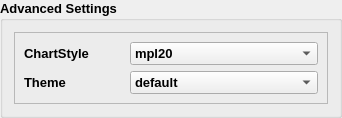
          <widget class="QGroupBox" name="advanced_setting_group_box">
           <property name="font">
            <font>
             <pointsize>10</pointsize>
             <bold>true</bold>
            </font>
           </property>
           <property name="title">
            <string>Advanced Settings</string>
           </property>
           <layout class="QGridLayout" name="gridLayout_10">
            <item row="0" column="1">
             <widget class="QFrame" name="frame">
              <property name="frameShape">
               <enum>QFrame::Shape::StyledPanel</enum>
              </property>
              <property name="frameShadow">
               <enum>QFrame::Shadow::Raised</enum>
              </property>
              <layout class="QGridLayout" name="gridLayout_11">
               <item row="0" column="1">
                <widget class="QComboBox" name="as_style_combo">
                 <item>
                  <property name="text">
                   <string>mpl20</string>
                  </property>
                 </item>
                 <item>
                  <property name="text">
                   <string>Solarize_Light2</string>
                  </property>
                 </item>
                 <item>
                  <property name="text">
                   <string>_classic_test_patch</string>
                  </property>
                 </item>
                 <item>
                  <property name="text">
                   <string>_mpl-gallery</string>
                  </property>
                 </item>
                 <item>
                  <property name="text">
                   <string>_mpl-gallery-nogrid</string>
                  </property>
                 </item>
                 <item>
                  <property name="text">
                   <string>bmh</string>
                  </property>
                 </item>
                 <item>
                  <property name="text">
                   <string>classic</string>
                  </property>
                 </item>
                 <item>
                  <property name="text">
                   <string>dark_background</string>
                  </property>
                 </item>
                 <item>
                  <property name="text">
                   <string>fast</string>
                  </property>
                 </item>
                 <item>
                  <property name="text">
                   <string>fivethirtyeight</string>
                  </property>
                 </item>
                 <item>
                  <property name="text">
                   <string>ggplot</string>
                  </property>
                 </item>
                 <item>
                  <property name="text">
                   <string>grayscale</string>
                  </property>
                 </item>
                 <item>
                  <property name="text">
                   <string>seaborn-v0_8</string>
                  </property>
                 </item>
                 <item>
                  <property name="text">
                   <string>seaborn-v0_8-bright</string>
                  </property>
                 </item>
                 <item>
                  <property name="text">
                   <string>seaborn-v0_8-colorblind</string>
                  </property>
                 </item>
                 <item>
                  <property name="text">
                   <string>seaborn-v0_8-dark</string>
                  </property>
                 </item>
                 <item>
                  <property name="text">
                   <string>seaborn-v0_8-dark-palette</string>
                  </property>
                 </item>
                 <item>
                  <property name="text">
                   <string>seaborn-v0_8-darkgrid</string>
                  </property>
                 </item>
                 <item>
                  <property name="text">
                   <string>seaborn-v0_8-deep</string>
                  </property>
                 </item>
                 <item>
                  <property name="text">
                   <string>seaborn-v0_8-muted</string>
                  </property>
                 </item>
                 <item>
                  <property name="text">
                   <string>seaborn-v0_8-notebook</string>
                  </property>
                 </item>
                 <item>
                  <property name="text">
                   <string>seaborn-v0_8-paper</string>
                  </property>
                 </item>
                 <item>
                  <property name="text">
                   <string>seaborn-v0_8-pastel</string>
                  </property>
                 </item>
                 <item>
                  <property name="text">
                   <string>seaborn-v0_8-poster</string>
                  </property>
                 </item>
                 <item>
                  <property name="text">
                   <string>seaborn-v0_8-talk</string>
                  </property>
                 </item>
                 <item>
                  <property name="text">
                   <string>seaborn-v0_8-ticks</string>
                  </property>
                 </item>
                 <item>
                  <property name="text">
                   <string>seaborn-v0_8-white</string>
                  </property>
                 </item>
                 <item>
                  <property name="text">
                   <string>seaborn-v0_8-whitegrid</string>
                  </property>
                 </item>
                 <item>
                  <property name="text">
                   <string>tableau-colorblind10</string>
                  </property>
                 </item>
                </widget>
               </item>
               <item row="0" column="0">
                <widget class="QLabel" name="as_style">
                 <property name="minimumSize">
                  <size>
                   <width>100</width>
                   <height>0</height>
                  </size>
                 </property>
                 <property name="maximumSize">
                  <size>
                   <width>100</width>
                   <height>16777215</height>
                  </size>
                 </property>
                 <property name="text">
                  <string>ChartStyle</string>
                 </property>
                </widget>
               </item>
               <item row="1" column="0">
                <widget class="QLabel" name="as_type">
                 <property name="text">
                  <string>Theme</string>
                 </property>
                </widget>
               </item>
               <item row="1" column="1">
                <widget class="QComboBox" name="as_type_combo">
                 <item>
                  <property name="text">
                   <string>default</string>
                  </property>
                 </item>
                 <item>
                  <property name="text">
                   <string>NewYork Time</string>
                  </property>
                 </item>
                 <item>
                  <property name="text">
                   <string>The Economist</string>
                  </property>
                 </item>
                </widget>
               </item>
              </layout>
             </widget>
            </item>
           </layout>
          </widget>
